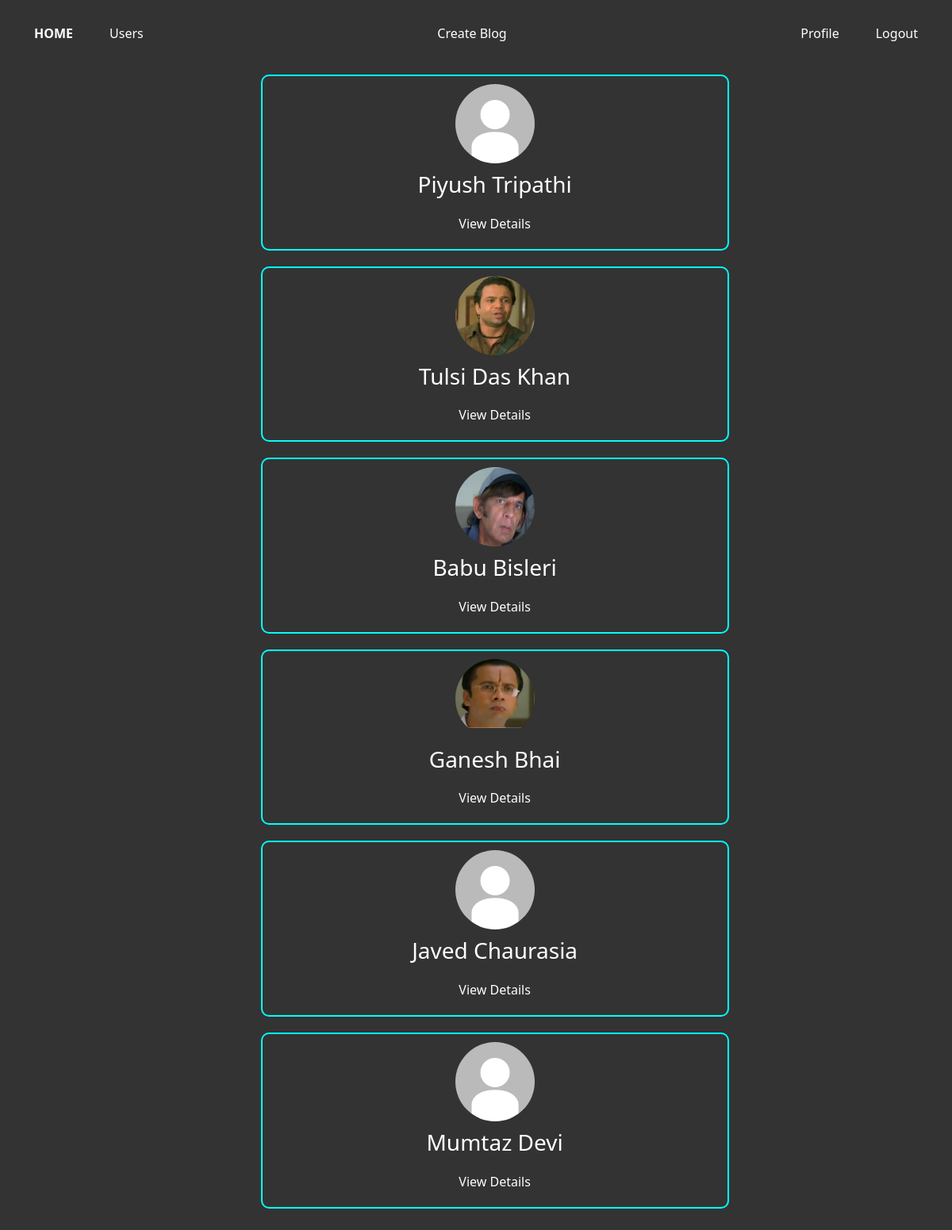
Screenshot of /users with the database file from the repository.
### home/models.py (models this page shows, shortened)
class UserInfo(models.Model):
    user = models.ForeignKey(User, on_delete=models.CASCADE)
    profilePic = models.ImageField(null=True,blank=True ,default='default.jpg',upload_to='ProfilePic/')
    name = models.CharField(max_length=50)
    email = models.EmailField(null=True)
    contact = models.CharField(null=True,max_length=14)

### home/views.py (the view)
# urls.py: path('users', views.users, name="users"),
def users(request):
    users = UserInfo.objects.all()
    return render(request, 'users.html', {'users': users})

### templates/users.html (shortened to what this page needs)
{% extends "base.html" %}
{% block content %}
{% for user in users %}
<div class="user-card" style="color:#fff;">
    <div class="user-pic">
        <img src="{{ user.profilePic.url }}" alt="Profile Picture">
        </div>
        <div class="user-name">
            <h3 style="margin-bottom: 20px;">{{ user.name }}</h3>
        </div>
        <div style="margin-bottom: 10px;">
        <a class="postbutton" href="{% url 'userDetail' user.pk %}">View Details</a>
        </div>
    </div>
{% endfor %}
{% endblock content %}

### templates/base.html (shortened to what this page needs)
<!DOCTYPE html>
<html lang="en">
<head>
    <link href="https://cdn.jsdelivr.net/npm/bootstrap@5.3.2/dist/css/bootstrap.min.css" rel="stylesheet">
    {% load static %}
    <link rel="stylesheet" href="{% static 'main.css' %}">
</head>
<body style="background-color: #333;">
    <nav class="navbar">
        <div class="navbar-left">
            <a class="nav-link active postbutton" aria-current="page" href="{% url 'home' %}"><b>HOME</b></a>
            <a class="postbutton" aria-current="page" href="{% url 'users' %}">Users</a>
        </div>
        <div class="navbar-middle">
            <a class="nav-link create-post" href="{% url 'createBlog' %}">Create Blog</a>
        </div>
        <div class="navbar-right">
            <a class="nav-link button-3" href="{% url 'dashboard' %}">Profile</a>
            <a class="nav-link button-4" href="{% url 'logout' %}">Logout</a>
        </div>
    </nav>
    {% block content %}
    {% endblock content %}
</body>
</html>

### static/main.css (style rules this page uses)
body { margin: 0; border: 10px solid #333; }
.navbar { background-color: #333; color: #fff; padding: 10px; display: flex; justify-content: space-between; align-items: center; margin: 0px; }
.navbar a { background-color: transparent; border-radius: 20px; color: inherit; border: 2px solid transparent; cursor: pointer; padding: 8px 16px; margin: 0 5px; text-decoration: none; position: relative; }
.navbar a.create-post::before, .navbar a.button-3::before, .navbar a.button-4::before { content: ''; position: absolute; top: 0; left: 0; width: 100%; height: 100%; border: 2px solid transparent; border-radius: inherit; animation: rainbow-border 5s linear infinite; }
.navbar-left, .navbar-right, .navbar-middle { display: flex; align-items: center; }
.postbutton { background-color: transparent; border-radius: 20px; color: inherit; border: 2px solid transparent; cursor: pointer; padding: 8px 16px; margin: 0 5px; text-decoration: none; position: relative; }
.postbutton::before { content: ''; position: absolute; top: 0; left: 0; width: 100%; height: 100%; border: 2px solid transparent; border-radius: inherit; animation: rainbow-border 5s linear infinite; }

### templates/users.html (style rules this page uses)
.user-card { margin: 20px; margin-left: 27%; text-align: center; border: 2px solid aqua; border-radius: 10px; padding: 10px; width: 50%; box-sizing: border-box; }
.user-pic { width: 100px; height: 100px; border-radius: 50%; overflow: hidden; margin: 0 auto 10px; }
.user-pic img { width: 100%; height: auto; }

### rows the page displays
UserInfo: profilePic (placeholder picture), name "Piyush Tripathi"
UserInfo: profilePic (picture), name "Tulsi Das Khan"
UserInfo: profilePic (picture), name "Babu Bisleri"
UserInfo: profilePic (picture), name "Ganesh Bhai"
UserInfo: profilePic (placeholder picture), name "Javed Chaurasia"
UserInfo: profilePic (placeholder picture), name "Mumtaz Devi"
